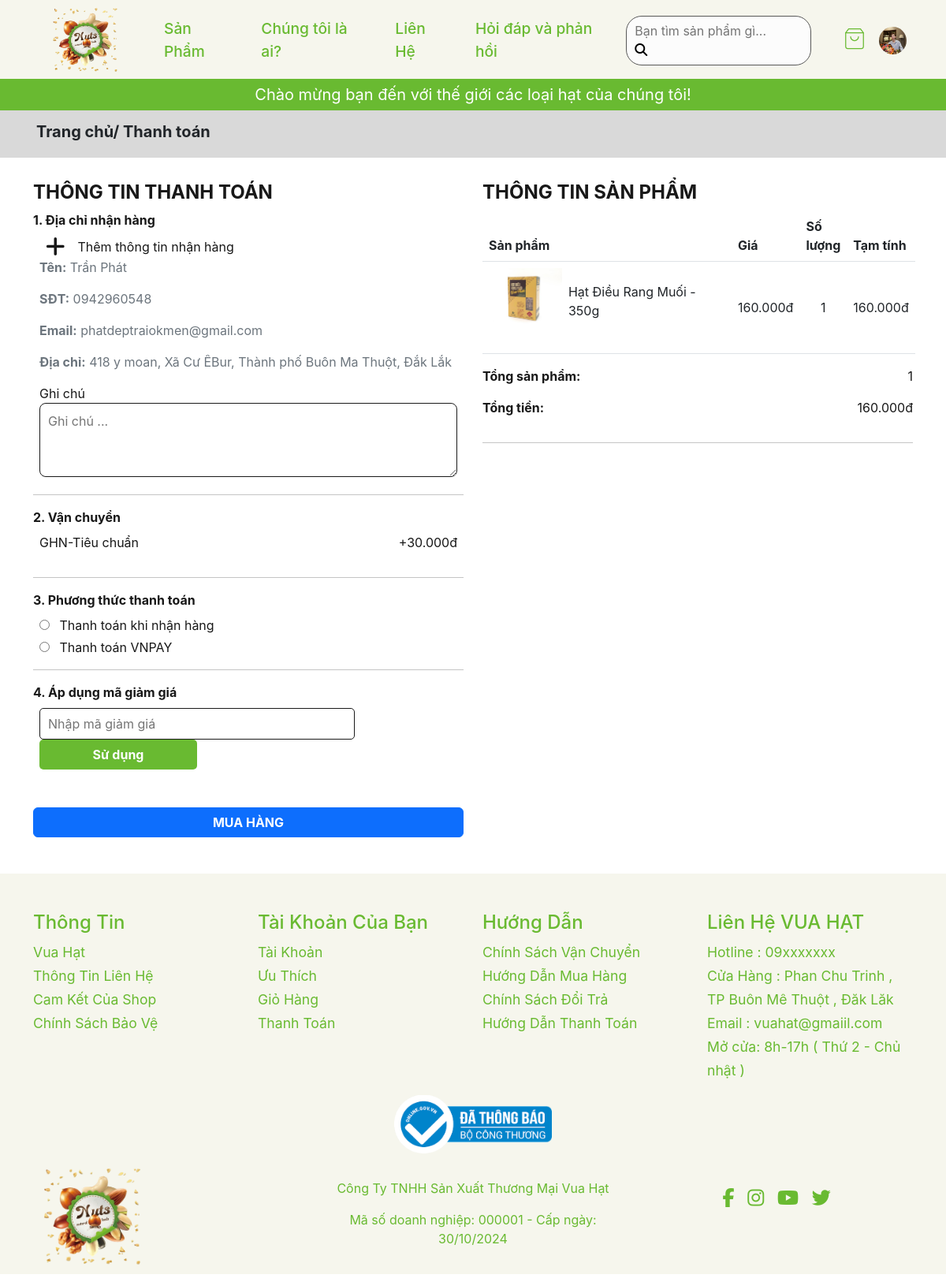
/client/checkout.php (signed in), run on the app's committed database.
### tables this page shows
CREATE TABLE `users` (
  `username` varchar(250) NOT NULL,
  `phone` varchar(10) NOT NULL,
  `email` varchar(250) NOT NULL,
  `role` varchar(250) NOT NULL,
  `status` varchar(250) NOT NULL,
  `image` varchar(250) NOT NULL DEFAULT 'default.jpg',
  `password` varchar(250) NOT NULL,
  `idUser` int(11) NOT NULL,
  `name` varchar(250) NOT NULL,
  `token` int(11) NOT NULL,
  `otpCreated` int(11) NOT NULL,
  `otp` int(11) NOT NULL
);

CREATE TABLE `detailcart` (
  `quantityCart` int(11) NOT NULL,
  `size` varchar(250) NOT NULL,
  `idDetailCart` int(11) NOT NULL,
  `idCart` int(11) NOT NULL,
  `idProduct` int(11) NOT NULL,
  `price` int(11) NOT NULL
);

CREATE TABLE `products` (
  `idProduct` int(11) NOT NULL,
  `nameProduct` text NOT NULL,
  `description` text NOT NULL,
  `idSubCategory` int(11) NOT NULL
);

### client/checkout.php (the view, shortened to what the rows shown need)
<?php
include "./DBUntil.php";
$dbHelper = new DBUntil();
function formatCurrencyVND($number)
{
    return number_format($number, 0, ',', '.') . 'đ';
}
if (isset($_SESSION['idUser'])) {
    $idUser = $_SESSION['idUser'];
    $checkCart = $dbHelper->select("SELECT * FROM carts WHERE idUser = ?", [$idUser]);
    if (!empty($checkCart)) {
        $idCart = $checkCart[0]['idCart'];
        $productCart = $dbHelper->select(
            "SELECT dca.*, pr.*, MIN(pic.namePicProduct) AS namePic
             FROM detailcart dca
             INNER JOIN products pr ON pr.idProduct = dca.idProduct
             LEFT JOIN picproduct pic ON pic.idProduct = pr.idProduct
             WHERE dca.idCart = ?
             GROUP BY dca.idProduct, dca.size",
            [$idCart]
        );
    } else {
        $_SESSION['error'] = "Giỏ hàng trống.";
    }
}
?>
<!DOCTYPE html>
<html lang="en">
<?php
include "./includes/head.php" ?>
<body>
    <?php include "./includes/header.php" ?>
    <main>
        <section id="checkout" class="h-100">
            <div class="container">
                <div class="row">
                    <div class="col-md-6">
                        <table class="table table-cart">
                            <thead>
                                <tr>
                                    <th>Sản phẩm</th>
                                    <th>Giá</th>
                                    <th>Số lượng</th>
                                    <th>Tạm tính</th>
                                </tr>
                            </thead>
                            <tbody>
                                <?php if (!empty($productCart)): ?>
                                    <?php foreach ($productCart as $cartItem): ?>
                                        <tr>
                                            <td>
                                                <div class="cart-products d-flex align-items-center">
                                                    <div class="image-products">
                                                        <img src="../admin/products/image/<?php echo htmlspecialchars($cartItem['namePic']); ?>" alt="Items" class="w-100">
                                                    </div>
                                                    <div class="product-content mx-2">
                                                        <a href="detailProduct.php?id=<?php echo $cartItem['idProduct']; ?>" class="name-products text-decoration-none">
                                                            <p class="product-name text-dark"><?php echo htmlspecialchars($cartItem['nameProduct']); ?> - <?php echo htmlspecialchars($cartItem['size']); ?></p>
                                                        </a>
                                                    </div>
                                                </div>
                                            </td>
                                            <td>
                                                <span class="price"><?php echo formatCurrencyVND($cartItem['price']); ?></span>
                                            </td>
                                            <td>
                                                <span class="quantity text-center"><?php echo $cartItem['quantityCart']; ?></span>
                                            </td>
                                            <td>
                                                <span class="total-price"><?php echo formatCurrencyVND($cartItem['price'] * $cartItem['quantityCart']); ?></span>
                                            </td>
                                        </tr>
                                    <?php endforeach; ?>
                                <?php else: ?>
                                    <tr>
                                        <td colspan="4" class="text-center">Giỏ hàng của bạn đang trống</td>
                                    </tr>
                                <?php endif; ?>
                            </tbody>
                        </table>
                    </div>
        </section>
    </main>
</body>
</html>

### client/includes/header.php (shortened to what the rows shown need)
<?php
include_once("./DBUntil.php");
$dbHelper = new DBUntil();
?>
<header class="header">
    <nav class="container navbar navbar-expand-lg ">
        <div class="container-fluid" width="1890">
            <div class="header-cart mt-3">
                <ul class="d-flex ">
                    <li class="nav-link mx-2">
                        <?php
                        if (!isset($_SESSION['idUser'])) {
                            echo '
                                <a href="login.php" class="text-white">
                                <svg xmlns="http://www.w3.org/2000/svg" width="32" height="32" viewBox="0 0 24 24"
                                    fill="none" stroke="currentColor" stroke-width="1" stroke-linecap="round"
                                    stroke-linejoin="round" class="lucide lucide-user-round">
                                    <circle cx="12" cy="8" r="5" />
                                    <path d="M20 21a8 8 0 0 0-16 0" />
                                </svg>
                            </a>
                            ';
                        } else {
                            $idUser = $_SESSION['idUser'];
                            $users = $dbHelper->select("SELECT * FROM users WHERE idUser = $idUser");
                            $image = $users[0]['image'];
                            $role = $users[0]['role'];
                            $name = $users[0]['name'];
                            $textRole = '';
                            if ($role == 'admin') {
                                $textRole = '
                                <li><a class="dropdown-item" href="../admin/index.php?id=' . $idUser . '">
                                      <i class="fa-solid fa-pencil mx-1"></i>
                                        Quản Trị
                                    </a></li>
                                ';
                            } else {
                                $textRole = '';
                            }
                            echo '
                                <div class="dropdown ">
                                    <button class="btn-dropdown p-0 border-0 " style="background-color: transparent;" onclick="showDropdown()">
                                        <img style="width: 35px; height: 35px; border-radius: 50%;" src="../admin/users/image/' . $image . '" alt>
                                    </button>
                                            <a class="dropdown-item" href="./detail_user.php?id=' . $idUser . '">
                                            </a>
                                        ' . $textRole . '
                                            <a class="dropdown-item" href="logout.php" onclick="alertRemove(event, \'' . $name . '\')">
                                            </a>
                                </div>
                            ';
                        } ?>
                    </li>
                </ul>
            </div>
        </div>
    </nav>
</header>

### data on the page
users: image (picture)
detailcart: idProduct.nameProduct "Hạt Điều Rang Muối", size "350g", price "160.000đ", quantityCart "1", formatCurrencyVND($cartItem['price'] * $cartItem['quantityCart']) "160.000đ"

### other printed values
$address['name'] "Trần Phát"
$address['phone'] "0942960548"
$address['email'] "phatdeptraiokmen@gmail.com"
$address['village'] "418 y moan"
$address['ward_name'] "Xã Cư ÊBur"
$address['district_name'] "Thành phố Buôn Ma Thuột"
$address['province_name'] "Đắk Lắk"
$totalQuantity "1"
formatCurrencyVND($totalPrice) "160.000đ"
